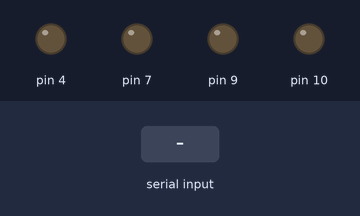
Simulated run of this sketch. Board: Arduino Uno, built with avr-gcc and run on an emulated ATmega328P. On the bench: output pins drawn as LEDs (lit = HIGH). Inputs (shaded band) come from the test bench. The modem accepts every AT command (registered, SIM ready, sends succeed) and sends nothing else; what the sketch prints to the serial monitor is not drawn.

Above: at 4.3 s.
4.4 s: "light1on" received over the second serial link
At 7.1 s:
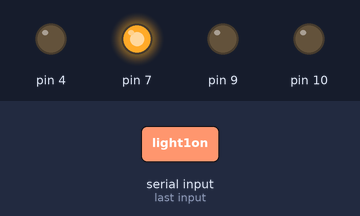
7.4 s: "fanon" received over the second serial link
At 9.8 s:
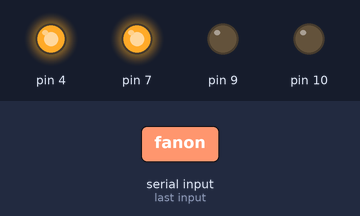
10.1 s: "light1off" received over the second serial link
At 12.1 s:
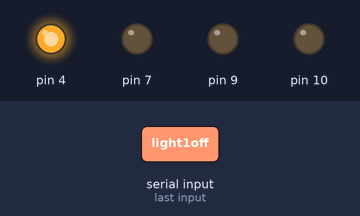
13.0 s: "light2on" received over the second serial link
At 14.8 s:
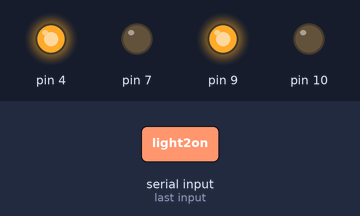
15.9 s: "light3on" received over the second serial link
At 18.3 s:
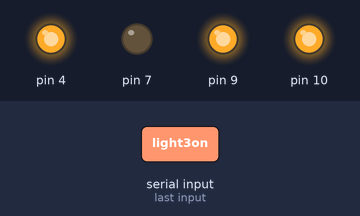
18.8 s: "light2off" received over the second serial link
At 21.1 s:
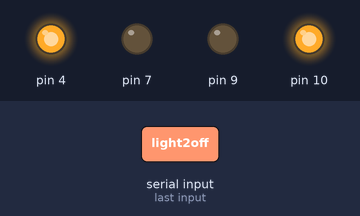
Timing chart, 0 to 22.6 s (numbered marks = the images above; inputs shaded):
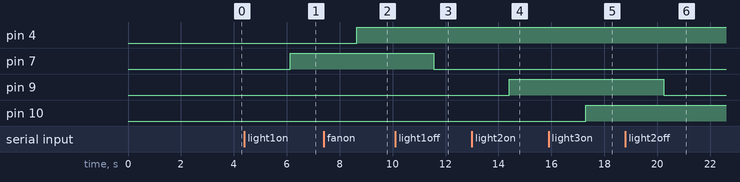

The sketch:

sketch_feb20a.ino
```cpp
#include<string.h>
#pragma GCC diagnostic ignored "-Wwrite-strings"
#include<SoftwareSerial.h>
SoftwareSerial mySerial(2,3);
void setup() {
  mySerial.begin(9600);
  Serial.begin(9600);
  delay(100);
  pinMode(7,OUTPUT);
  pinMode(9,OUTPUT);
  pinMode(10,OUTPUT);
  pinMode(4,OUTPUT);
  mySerial.print("AT+CMGF=1\r");
  delay(1000);
  mySerial.print("AT+CNMI=2,2,0,0,0\r");
  delay(1000);
  Serial.println("DEL ALL");
  delay(1000);
}

void loop() {
  int i=0;
  char ch;
  char data[200]={};
  while(mySerial.available()<=0);
  while(mySerial.available()>0)
  {
    ch=mySerial.read();
    Serial.print(ch);
    if(ch=="#")
    break;
    data[i]=ch;
    i++;
    delay(50);
  }
  Serial.println("");
  delay(1000);
//1
  if(strstr(data,"light1on"))
  {
    Serial.println("Light1 ON");
    digitalWrite(7,HIGH);
  }
  if(strstr(data,"light1off"))
  {
    Serial.println("Light1 OFF");
    digitalWrite(7,LOW);
  }
  //2
  if(strstr(data,"light2on"))
  {
    Serial.println("Light2 ON");
    digitalWrite(9,HIGH);
  }
  if(strstr(data,"light2off"))
  {
    Serial.println("Light2 OFF");
    digitalWrite(9,LOW);
  }
  //3
  if(strstr(data,"light3on"))
  {
    Serial.println("Light3 ON");
    digitalWrite(10,HIGH);
  }
  if(strstr(data,"light3off"))
  {
    Serial.println("Light3 OFF");
    digitalWrite(10,LOW);
  }
  //4
  if(strstr(data,"fanon"))
  {
    Serial.println("fan ON");
    digitalWrite(4,HIGH);
  }
  if(strstr(data,"fanoff"))
  {
    Serial.println("fan OFF");
    digitalWrite(4,LOW);
  }

}
```

Measured:
- after the input at 4.4 s, pin 7: LOW → HIGH after 1.7 s
- after the input at 7.4 s, pin 4: LOW → HIGH after 1.3 s
- after the input at 10.1 s, pin 7: HIGH → LOW after 1.5 s
- after the input at 13.0 s, pin 9: LOW → HIGH after 1.4 s
- after the input at 15.9 s, pin 10: LOW → HIGH after 1.4 s
- after the input at 18.8 s, pin 9: HIGH → LOW after 1.5 s
